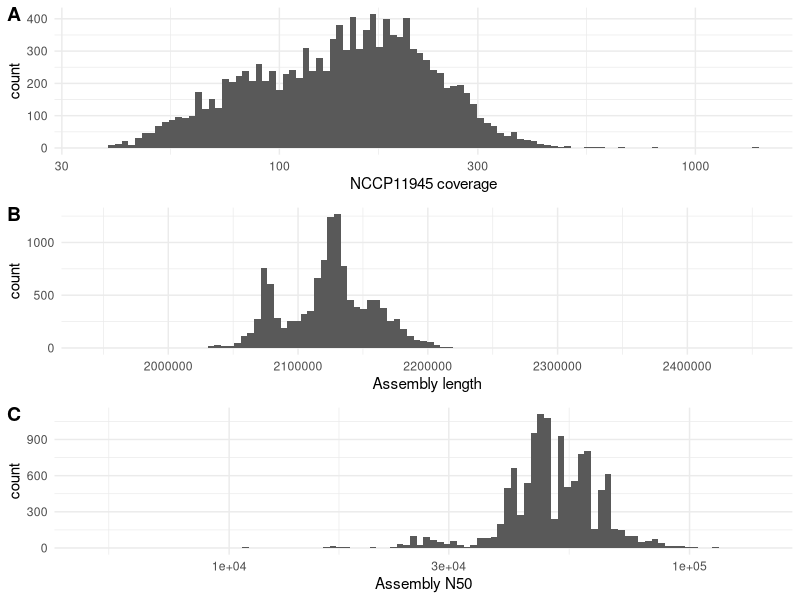

This figure's R source:
library(tidyverse)
library(cowplot)

qc <- read_tsv("data/prediction/qc.txt")

p_coverage <- qc %>%
  ggplot(aes(x = reference_coverage)) +
  scale_x_continuous(trans='log10') +
  geom_histogram(bins = 100) +
  xlab("NCCP11945 coverage") +
  theme_minimal() 

p_length <- qc %>%
  ggplot(aes(x = `Total length`)) +
  geom_histogram(bins = 100) +
  xlab("Assembly length") +
  theme_minimal() 

p_n50 <- qc %>%
  ggplot(aes(x = N50)) +
  scale_x_continuous(trans='log10') +
  geom_histogram(bins = 100) +
  xlab("Assembly N50") +
  theme_minimal() 

plot_grid(p_coverage, p_length, p_n50, ncol = 1, labels = "AUTO")
